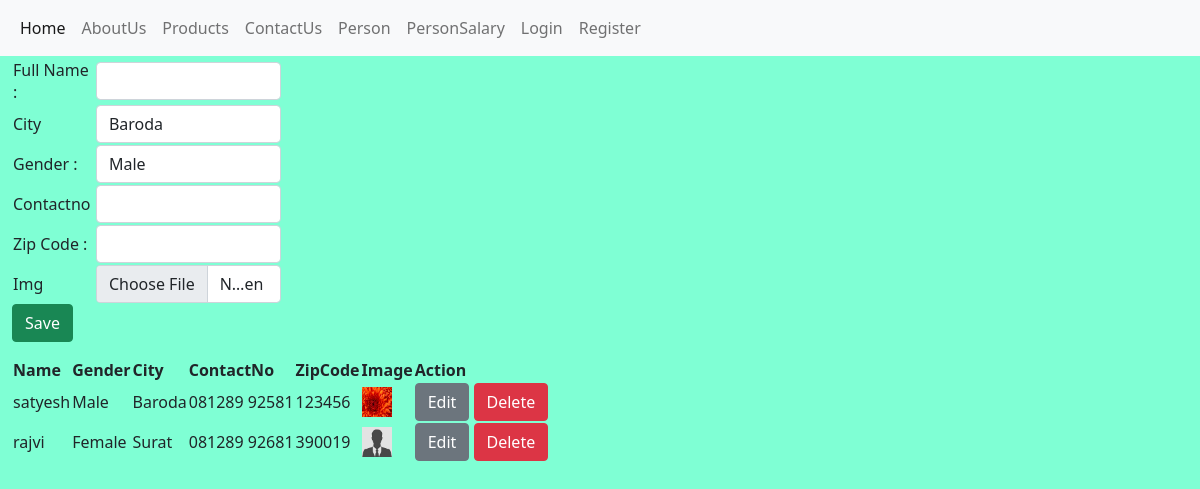
/user-url/person/, run on the app's committed database.
### myapp/models.py (models this page shows, shortened)
class Person(models.Model):
    name = models.CharField("Full Name :",max_length=200,null=True)
    GENDER = (
        ('Male','Male'),
        ('Female','Female'),
        ('Others','Others')
    )
    gender = models.CharField(max_length=10, choices=GENDER, default='Male',verbose_name="Gender :")
    CITY = (
        ('','Select'),
        ('Baroda','Baroda'),
        ('Surat','Surat'),
        ('Ahmedabad','Ahmedabad')
    )
    city = models.CharField(max_length=100,choices =CITY, default='Baroda',verbose_name="City")
    contactno = PhoneNumberField(unique=True)
    zipcode = models.IntegerField(null=True,verbose_name="Zip Code :")
    img = models.ImageField(null=True, blank=True)
    def ImageUrl(self):
        try:
            url = '/static/images/' + self.img.url
        except:
            url ='/static/images/noimg.jpg'
        return url

### myapp/views.py (the view)
# urls.py: path("person/",PersonFunction, name='personpage'),
def PersonFunction(req):
    form = PersonForm()
    formdata = Person.objects.all()
    if req.method == 'POST':
        form = PersonForm(req.POST,req.FILES)
        if form.is_valid():
            form.save()
            form = PersonForm()
            messages.success(req,'Person Data is Saved!')
    context = {
        'forms' : form,
        'datas' : formdata
    }
    return render(req,'person.html',context)

### myapp/forms.py
class PersonForm(ModelForm):
    class Meta:
        model = Person
        fields = '__all__'
        widgets = {
            'img': forms.FileInput
        }

### myapp/templates/person.html (shortened to what this page needs)
{% extends 'index.html' %}
{% block contents %}
   <div class='row'>
       <div class='col-md-3'>
           <form method='post' enctype='multipart/form-data' novalidate>
                <table>
                    <tr>
                        <td colspan="2">{{forms.errors}}</td>
                    </tr>
                    <tr>
                        <td>{{forms.name.label}}</td>
                        <td>{{forms.name}}</td>
                    </tr>
                    <tr>
                        <td>{{forms.city.label}}</td>
                        <td>{{forms.city}}</td>
                    </tr>
                    <tr>
                        <td>{{forms.gender.label}}</td>
                        <td>{{forms.gender}}</td>
                    </tr>
                    <tr>
                        <td>{{forms.contactno.label}}</td>
                        <td>{{forms.contactno}}</td>
                    </tr>
                    <tr>
                        <td>{{forms.zipcode.label}}</td>
                        <td>{{forms.zipcode}}</td>
                    </tr>
                    <tr>
                        <td>{{forms.img.label}}</td>
                        <td>{{forms.img}}</td>
                    </tr>
                </table>
                <button type='submit' class='btn btn-success'>Save</button>
            </form>
        </div>
    </div>
    <div class="row">
       <div class="col-md-12">
            <table>
                <tr>
                    <th>Name</th>
                    <th>Gender</th>
                    <th>City</th>
                    <th>ContactNo</th>
                    <th>ZipCode</th>
                    <th>Image</th>
                    <th>Action</th>
                </tr>
                {% for data in datas %}
                    <tr>
                        <td>{{data.name}}</td>
                        <td>{{data.gender}}</td>
                        <td>{{data.city}}</td>
                        <td>{{data.contactno}}</td>
                        <td>{{data.zipcode}}</td>
                        <td><img src='{{data.ImageUrl}}' width="30px" height="30px"/></td>
                        <td>
                            <a href="{% url 'personeditepage' data.id %}"><button type='submit' class='btn btn-secondary'>Edit</button></a>
                            <a href="{% url 'persondeletepage' data.id %}" onclick="return confirm('Are you sure to Delete?')" ><button type='submit' class='btn btn-danger'>Delete</button></a>
                        </td>
                    </tr>
                {% endfor %}
            </table>
       </div>
   </div>
{% endblock %}

### myapp/static/css/custom.css (style rules this page uses)
body { background-color:aquamarine; }

### data on the page
Person: name "satyesh", gender "Male", city "Baroda", contactno "081289 92581", zipcode "123456", ImageUrl (picture)
Person: name "rajvi", gender "Female", city "Surat", contactno "081289 92681", zipcode "390019", shows a picture
